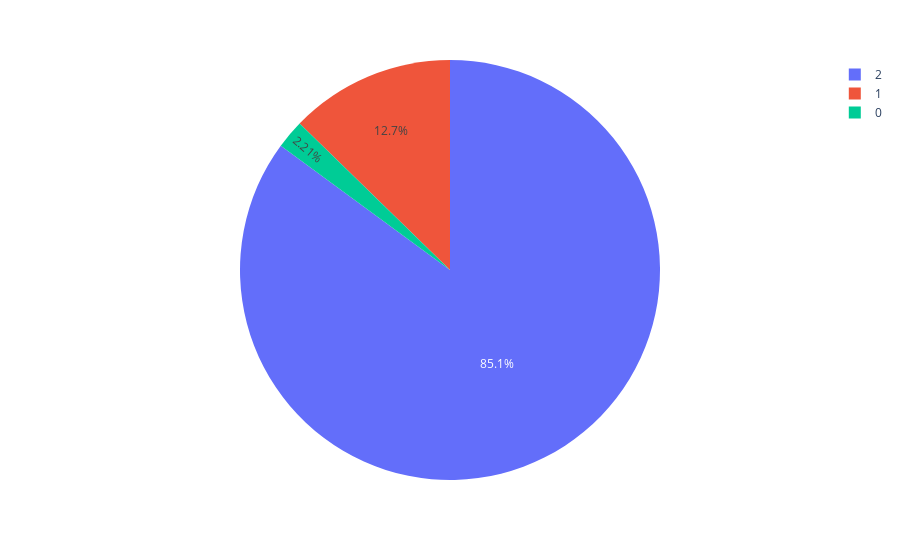

The notebook cell saved with this chart:
### Code cell
px.pie(poverty_df, values = py, names = pxg)

### Figure 1 — Plotly figure (JSON) as saved in the notebook; plotly's stock layout.template omitted (floating-point values rounded to 4 significant figures)
{"data": [{"domain": {"x": [0, 1], "y": [0, 1]}, "hovertemplate": "label=%{label}<br>value=%{value}<extra></extra>", "labels": [0, 1, 2], "legendgroup": "", "name": "", "showlegend": true, "type": "pie", "values": [22059, 127069, 850873]}], "layout": {"legend": {"tracegroupgap": 0}, "margin": {"t": 60}}}
